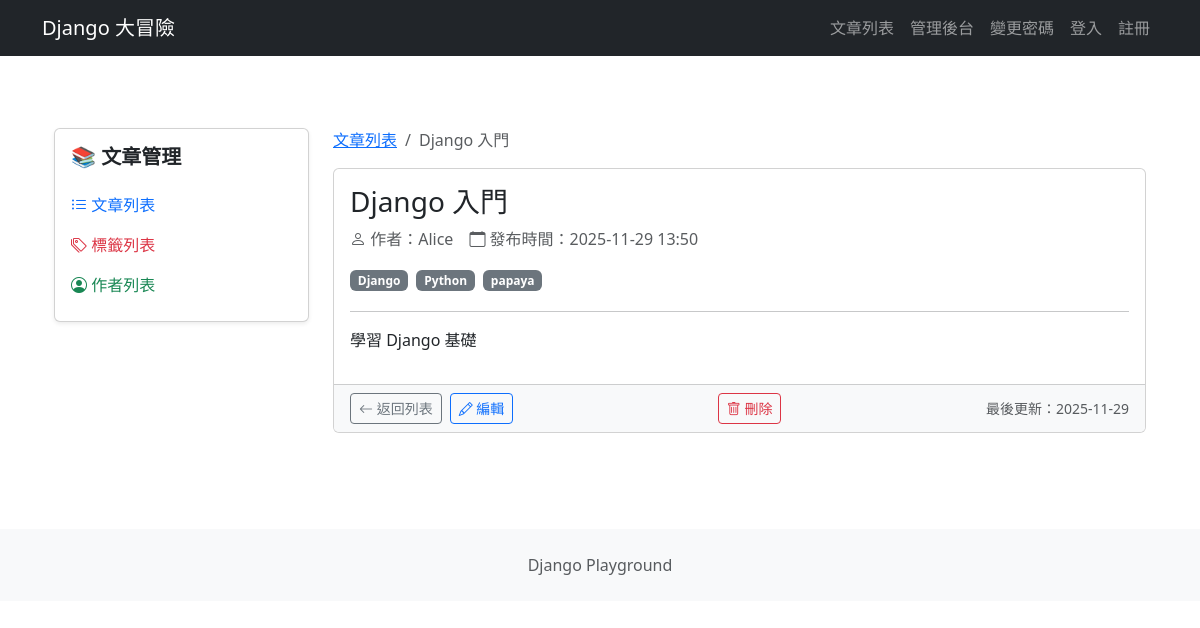
Screenshot of /blog/articles/4/ with the database file from the repository.
### apps/blog/models.py (models this page shows, shortened)
class Article(models.Model):
    title = models.CharField(max_length=200)
    content = models.TextField()
    created_at = models.DateTimeField(auto_now_add=True)
    updated_at = models.DateTimeField(auto_now=True)
    is_published = models.BooleanField(default=False)
    author = models.ForeignKey(
        Author,  # 關聯到 Author 模型
        on_delete=models.CASCADE,
        related_name="articles",
        null=True,
        blank=True,
    )
    tags = models.ManyToManyField(
        Tag,  # 關聯到 Tag 模型
        related_name="articles",
        blank=True,
    )

class Author(models.Model):
    name = models.CharField(max_length=100)
    email = models.EmailField(unique=True)
    bio = models.TextField(blank=True)
    created_at = models.DateTimeField(auto_now_add=True)

class Tag(models.Model):
    name = models.CharField(max_length=50, unique=True)

### apps/blog/views.py (the view)
# urls.py: path("articles/<int:id>/", views.article_detail, name="article_detail"),
def article_detail(request, id):
    article = get_object_or_404(Article, id=id)
    return render(request, "blog/article_detail.html", {"article": article})

### apps/blog/templates/blog/article_detail.html (shortened to what this page needs)
{% extends "blog/base.html" %}
{% block blog_content %}
  <nav aria-label="breadcrumb" class="d-none d-md-block">
    <ol class="breadcrumb">
      <li class="breadcrumb-item">
        <a href="{% url 'blog:article_list' %}">文章列表</a>
      </li>
      <li class="breadcrumb-item active">
        {{ article.title }}
      </li>
    </ol>
  </nav>
  <article class="card">
    <div class="card-body">
      <h1 class="card-title fs-3 fs-md-2 fs-lg-1">
        {{ article.title }}
      </h1>
      <div class="d-flex flex-column flex-md-row align-items-md-center mb-3 text-muted">
        <span class="me-md-3 mb-2 mb-md-0">
          <i class="bi bi-person"></i>
          作者：{{ article.author.name }}
        </span>
        <span>
          <i class="bi bi-calendar"></i>
          發布時間：{{ article.created_at|date:"Y-m-d H:i" }}
        </span>
      </div>
      {% if article.tags.exists %}
        <div class="mb-3">
          {% for tag in article.tags.all %}
            <span class="badge bg-secondary me-1 mb-1">{{ tag.name }}</span>
          {% endfor %}
        </div>
      {% endif %}
      <hr />
      <div class="article-content fs-6 fs-md-5">
        {{ article.content|linebreaks }}
      </div>
    </div>
    <div class="card-footer bg-light">
      <div class="d-flex justify-content-between align-items-center">
        <div class="d-flex gap-2">
          <a href="{% url 'blog:article_list' %}"
             class="btn btn-outline-secondary btn-sm">
            <i class="bi bi-arrow-left"></i>
            <span class="d-none d-sm-inline">返回列表</span>
          </a>
          <a href="{% url 'blog:article_edit' id=article.id %}"
             class="btn btn-outline-primary btn-sm">
            <i class="bi bi-pencil"></i>
            <span class="d-none d-sm-inline">編輯</span>
          </a>
        </div>
        <a href="{% url 'blog:article_delete' id=article.id %}"
           class="btn btn-outline-danger btn-sm">
          <i class="bi bi-trash"></i>
          <span class="d-none d-sm-inline">刪除</span>
        </a>
        <small class="text-muted d-none d-md-inline">
          最後更新：{{ article.updated_at|date:"Y-m-d" }}
        </small>
      </div>
    </div>
  </article>
{% endblock blog_content %}

### rows the page displays
Article: title "Django 入門", author.name "Alice", created_at "2025-11-29 13:50", content "學習 Django 基礎", updated_at "2025-11-29"
Tag: name "Django"
Tag: name "Python"
Tag: name "papaya"
